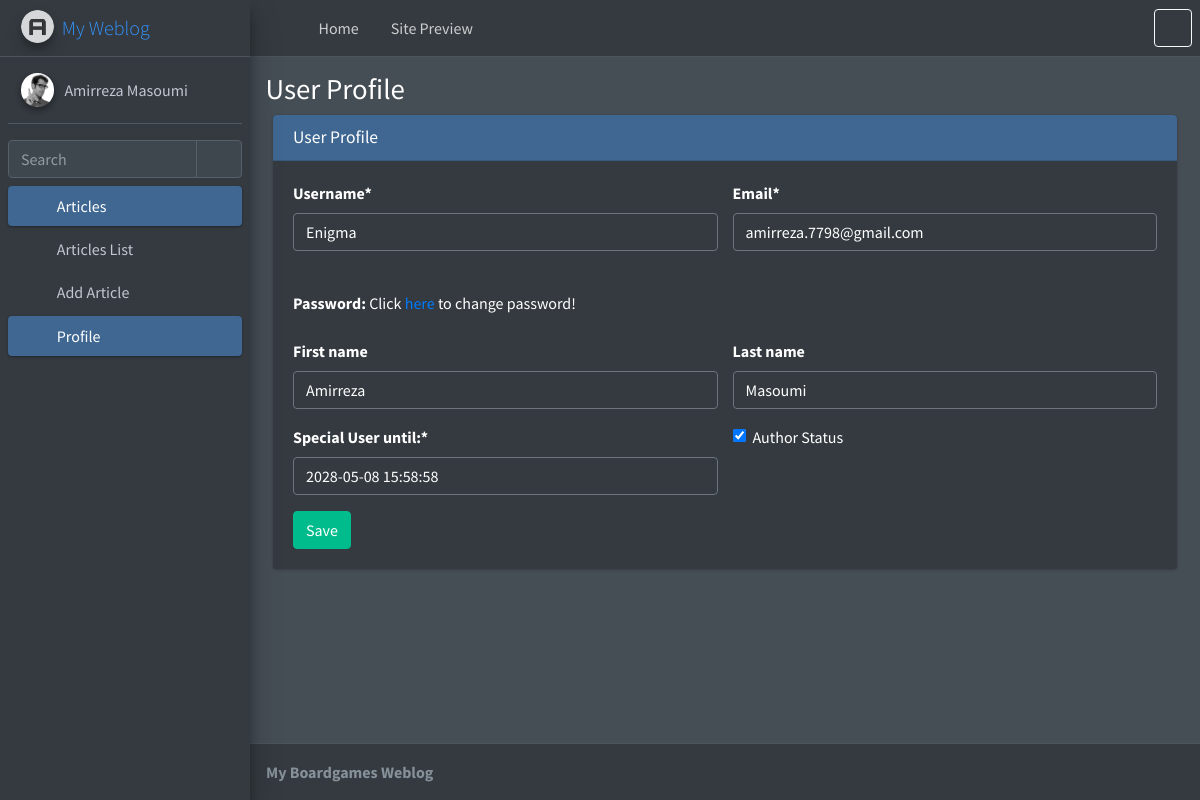
The page /account/profile/ (signed in) on the database its author committed.
### account/models.py (models this page shows)
class User(AbstractUser):
    email = models.EmailField(unique=True, verbose_name='Email')
    is_author = models.BooleanField(default=False, verbose_name='Author Status')
    special_user = models.DateTimeField(default=timezone.now, verbose_name='Special User until:')
    def is_special_user(self):
        if self.special_user > timezone.now():
            return True
        else:
            return False
    is_special_user.boolean = True
    is_special_user.short_description = 'Special User Status'

### account/views.py (the view)
# urls.py: path('profile/', Profile.as_view(), name='profile'),
class Profile(LoginRequiredMixin, UpdateView):
    model = User
    template_name = "registration/profile.html"
    form_class = ProfileForm
    success_url = reverse_lazy('account:profile')
    def get_object(self):
        return User.objects.get(pk = self.request.user.pk)
    def get_form_kwargs(self):
        kwargs = super(Profile, self).get_form_kwargs()
        kwargs.update({
            'user': self.request.user
        })
        return kwargs

### account/forms.py
class ProfileForm(forms.ModelForm):
    def __init__(self, *args, **kwargs):
        user = kwargs.pop('user')
        super(ProfileForm, self).__init__(*args, **kwargs)
        self.fields['username'].help_text = None
        if not user.is_superuser:
            self.fields['username'].disabled = True
            self.fields['email'].disabled = True
            self.fields['special_user'].disabled = True
            self.fields['is_author'].disabled = True
    class Meta:
        model = User
        fields = ['username', 'email', 'first_name',
              'last_name', 'special_user', 'is_author']

### blog/templatetags/base_tags.py (called while the page is built)
@register.inclusion_tag("registration/partials/link.html")
def link(request, link_name, content, classes):
    return {
        'request': request,
        'link_name': link_name,
        'link': f'account:{link_name}',
        'content': content,
        'classes': classes,
    }

### templates/registration/profile.html
{% extends 'registration/base.html' %}
{% load crispy_forms_tags %}
{% block title %}{% block title-meta %}
    User Profile
{% endblock %}{% endblock %}
{% block main %}
<div class="col-md-12">
  <div class="card card-primary">
    <div class="card-header">
      <h3 class="card-title mb-0">User Profile</h3>
    </div>
    <div class="card-body">
      <form method="post" enctype="multipart/form-data">{% csrf_token %}
        <div class="row">
            <div class="col-6">
                {{ form.username|as_crispy_field }}
            </div>
            <div class="col-6">
                {{ form.email|as_crispy_field }}
            </div>
            <div class="col-12">
                <label class="my-4">Password:</label>
                <span>Click <a href="{% url 'password_change' %}">here</a> to change password!</span>
            </div>
            <div class="col-6">
                {{ form.first_name|as_crispy_field }}
            </div>
            <div class="col-6">
                {{ form.last_name|as_crispy_field }}
            </div>
            <div class="col-6">
                {{ form.special_user|as_crispy_field }}
            </div>
            <div class="col-6">
                {{ form.is_author|as_crispy_field }}
            </div>
        </div>
            <button class="btn btn-success">Save</button>
        </form>
    </div>
  </div>
</div>
{% endblock %}

### templates/registration/sidebar.html
{% load static %}
{% load base_tags %}
<aside class="main-sidebar sidebar-dark-primary elevation-4">
    <a href="index3.html" class="brand-link">
      <img src="{% static 'registration/adminlte/assets/img/AdminLTELogo.png' %}" alt="AdminLTE Logo" class="brand-image img-circle elevation-3" style="opacity: .8">
      <span class="brand-text font-weight-light">My Weblog</span>
    </a>
    <div class="sidebar">
      <div class="user-panel mt-3 pb-3 mb-3 d-flex">
        <div class="image">
          <img src="{% static 'registration/adminlte/assets/img/user2-160x160.jpg' %}" class="img-circle elevation-2" alt="User Image">
        </div>
        <div class="info">
          <a href="#" class="d-block">{{user.get_full_name}}</a>
        </div>
      </div>
      <div class="form-inline">
        <div class="input-group" data-widget="sidebar-search">
          <input class="form-control form-control-sidebar" type="search" placeholder="Search" aria-label="Search">
          <div class="input-group-append">
            <button class="btn btn-sidebar">
              <i class="fas fa-search fa-fw"></i>
            </button>
          </div>
        </div>
      </div>
      <nav class="mt-2">
        <ul class="nav nav-pills nav-sidebar flex-column" data-widget="treeview" role="menu" data-accordion="false">
          {% if user.is_superuser or user.is_author %}
            <li class="nav-item menu-open">
              <a href="#" class="nav-link active">
                <i class="nav-icon fas fa-tachometer-alt"></i>
                <p>
                  Articles
                  <i class="right fas fa-angle-left"></i>
                </p>
              </a>
              <ul class="nav nav-treeview">
                <li class="nav-item">
                  {% link request 'home' 'Articles List' 'fa-list' %}
                </li>
                <li class="nav-item">
                  {% link request 'article-create' 'Add Article' 'fa-edit' %}
                </li>
              </ul>
            </li>
          {%endif%}
          <li class="nav-item">
            {% link request 'profile' 'Profile' 'fa-th' %}
          </li>
        </ul>
      </nav>
    </div>
  </aside>

### rows shown on the page
User: get_full_name "Amirreza Masoumi", username "Enigma", email "amirreza.7798@gmail.com", first_name "Amirreza", last_name "Masoumi", special_user "2028-05-08 15:58:58", is_author "☑"

### other values the page prints
{{ content }} "Articles List Add Article Profile"
